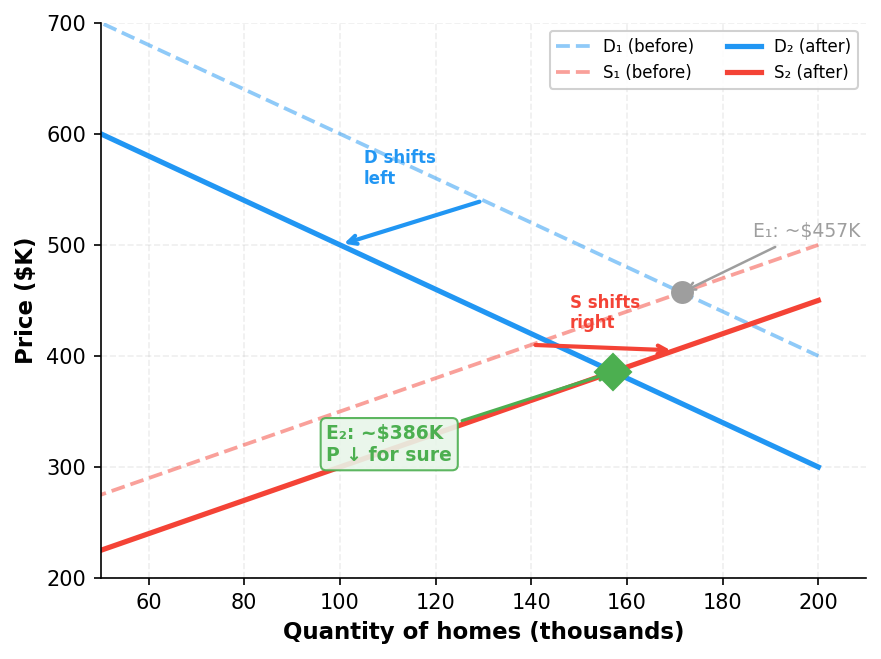

This chart was generated by the following Python code:
"""Figure 6: Comparative statics — Austin housing double shift (D↓, S↑)."""
import matplotlib.pyplot as plt
import numpy as np

fig, ax = plt.subplots(figsize=(6, 4.5))

q = np.linspace(5, 200, 100)

# Original demand: P = 800 - 2Q (thousands of homes, price in $K)
p_d1 = 800 - 2 * q

# Shifted demand (left — rates up, tech layoffs): P = 700 - 2Q
p_d2 = 700 - 2 * q

# Original supply: P = 200 + 1.5Q
p_s1 = 200 + 1.5 * q

# Shifted supply (right — new construction): P = 150 + 1.5Q
p_s2 = 150 + 1.5 * q

# Eq1: 800 - 2Q = 200 + 1.5Q → 600 = 3.5Q → Q ≈ 171.4, P ≈ 457.1
eq1_q = 600 / 3.5
eq1_p = 200 + 1.5 * eq1_q

# Eq2: 700 - 2Q = 150 + 1.5Q → 550 = 3.5Q → Q ≈ 157.1, P ≈ 385.7
eq2_q = 550 / 3.5
eq2_p = 150 + 1.5 * eq2_q

# Plot original curves (dashed)
mask = lambda p: (p > 100) & (p < 850)
ax.plot(q[mask(p_d1)], p_d1[mask(p_d1)], '--', color='#2196F3', linewidth=1.8, alpha=0.5, label='D₁ (before)')
ax.plot(q[mask(p_s1)], p_s1[mask(p_s1)], '--', color='#F44336', linewidth=1.8, alpha=0.5, label='S₁ (before)')

# Plot shifted curves (solid)
ax.plot(q[mask(p_d2)], p_d2[mask(p_d2)], '-', color='#2196F3', linewidth=2.5, label='D₂ (after)')
ax.plot(q[mask(p_s2)], p_s2[mask(p_s2)], '-', color='#F44336', linewidth=2.5, label='S₂ (after)')

# Shift arrows
ax.annotate('', xy=(100, 500), xytext=(130, 540),
            arrowprops=dict(arrowstyle='->', color='#2196F3', lw=2))
ax.text(105, 555, 'D shifts\nleft', fontsize=8, color='#2196F3', fontweight='bold')

ax.annotate('', xy=(170, 405), xytext=(140, 410),
            arrowprops=dict(arrowstyle='->', color='#F44336', lw=2))
ax.text(148, 425, 'S shifts\nright', fontsize=8, color='#F44336', fontweight='bold')

# Equilibria
ax.plot(eq1_q, eq1_p, 'o', color='#9E9E9E', markersize=10, zorder=5)
ax.annotate(f'E₁: ~$457K', xy=(eq1_q, eq1_p), xytext=(eq1_q + 15, eq1_p + 50),
            fontsize=9, color='#9E9E9E',
            arrowprops=dict(arrowstyle='->', color='#9E9E9E', lw=1.2))

ax.plot(eq2_q, eq2_p, 'D', color='#4CAF50', markersize=12, zorder=6)
ax.annotate(f'E₂: ~$386K\nP ↓ for sure', xy=(eq2_q, eq2_p), xytext=(eq2_q - 60, eq2_p - 80),
            fontsize=9, fontweight='bold', color='#4CAF50',
            arrowprops=dict(arrowstyle='->', color='#4CAF50', lw=1.5),
            bbox=dict(boxstyle='round,pad=0.3', facecolor='#E8F5E9', edgecolor='#4CAF50', alpha=0.9))

# Labels
ax.set_xlabel('Quantity of homes (thousands)', fontsize=11, fontweight='bold')
ax.set_ylabel('Price ($K)', fontsize=11, fontweight='bold')
ax.set_xlim(50, 210)
ax.set_ylim(200, 700)

# Style
ax.spines['top'].set_visible(False)
ax.spines['right'].set_visible(False)
ax.grid(True, alpha=0.2, linestyle='--')
ax.legend(loc='upper right', fontsize=8, framealpha=0.9, ncol=2)

plt.tight_layout()
plt.savefig('figures/fig_006_austin_double_shift.png', dpi=150, bbox_inches='tight',
            facecolor='white', edgecolor='none')
plt.close()
print("OK: fig_006_austin_double_shift.png")
